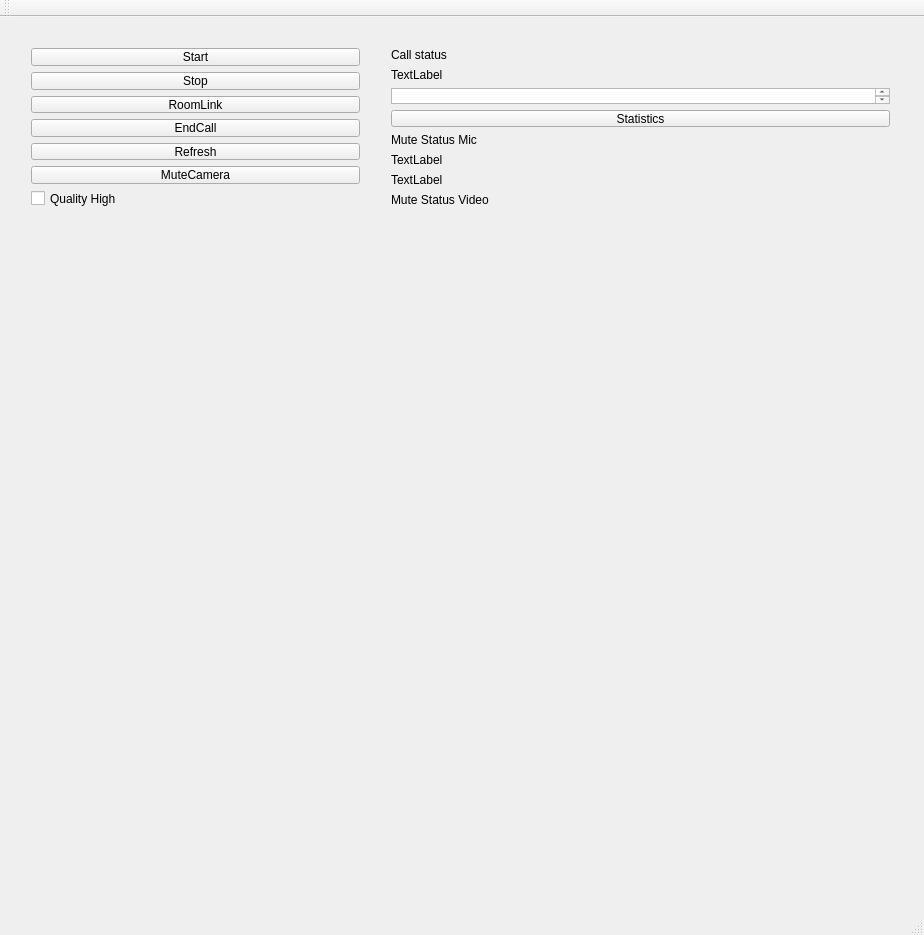
<?xml version="1.0" encoding="UTF-8"?>
<ui version="4.0">
 <class>MainWindow</class>
 <widget class="QMainWindow" name="MainWindow">
  <property name="geometry">
   <rect>
    <x>0</x>
    <y>0</y>
    <width>924</width>
    <height>935</height>
   </rect>
  </property>
  <property name="windowTitle">
   <string>MainWindow</string>
  </property>
  <widget class="QWidget" name="centralWidget">
   <widget class="QWidget" name="gridLayoutWidget">
    <property name="geometry">
     <rect>
      <x>20</x>
      <y>20</y>
      <width>351</width>
      <height>181</height>
     </rect>
    </property>
    <layout class="QGridLayout" name="gridLayout">
     <item row="2" column="0">
      <widget class="QPushButton" name="pushButtonRoomLink">
       <property name="text">
        <string>RoomLink</string>
       </property>
      </widget>
     </item>
     <item row="4" column="0">
      <widget class="QPushButton" name="pushButtonRefresh">
       <property name="text">
        <string>Refresh</string>
       </property>
      </widget>
     </item>
     <item row="0" column="0">
      <widget class="QPushButton" name="pushButtonStart">
       <property name="enabled">
        <bool>true</bool>
       </property>
       <property name="text">
        <string>Start</string>
       </property>
      </widget>
     </item>
     <item row="3" column="0">
      <widget class="QPushButton" name="pushButtonEndCall">
       <property name="text">
        <string>EndCall</string>
       </property>
      </widget>
     </item>
     <item row="1" column="0">
      <widget class="QPushButton" name="pushButton_Stop">
       <property name="text">
        <string>Stop</string>
       </property>
      </widget>
     </item>
     <item row="6" column="0">
      <widget class="QCheckBox" name="checkBoxQuality">
       <property name="text">
        <string>Quality High</string>
       </property>
      </widget>
     </item>
     <item row="5" column="0">
      <widget class="QPushButton" name="pushButtonMuteCamera">
       <property name="text">
        <string>MuteCamera</string>
       </property>
      </widget>
     </item>
    </layout>
   </widget>
   <widget class="QWidget" name="gridLayoutWidget_2">
    <property name="geometry">
     <rect>
      <x>380</x>
      <y>20</y>
      <width>521</width>
      <height>181</height>
     </rect>
    </property>
    <layout class="QGridLayout" name="gridLayout_2">
     <item row="7" column="0">
      <widget class="QLabel" name="label_MuteStatusVideo">
       <property name="text">
        <string>TextLabel</string>
       </property>
      </widget>
     </item>
     <item row="8" column="0">
      <widget class="QLabel" name="label_Router">
       <property name="text">
        <string>Mute Status Video</string>
       </property>
      </widget>
     </item>
     <item row="1" column="0">
      <widget class="QLabel" name="label">
       <property name="text">
        <string>Call status</string>
       </property>
      </widget>
     </item>
     <item row="5" column="0">
      <widget class="QLabel" name="label_2">
       <property name="text">
        <string>Mute Status Mic</string>
       </property>
      </widget>
     </item>
     <item row="2" column="0">
      <widget class="QLabel" name="label_CallStatus">
       <property name="text">
        <string>TextLabel</string>
       </property>
      </widget>
     </item>
     <item row="3" column="0">
      <widget class="QTextEdit" name="textEditPaticipantIndex"/>
     </item>
     <item row="6" column="0">
      <widget class="QLabel" name="label_MuteStatusMic">
       <property name="text">
        <string>TextLabel</string>
       </property>
      </widget>
     </item>
     <item row="4" column="0">
      <widget class="QPushButton" name="pushButtonStatistics">
       <property name="text">
        <string>Statistics</string>
       </property>
      </widget>
     </item>
    </layout>
   </widget>
   <widget class="MyGlCanvas" name="openGLWidget1" native="true">
    <property name="geometry">
     <rect>
      <x>20</x>
      <y>220</y>
      <width>1280</width>
      <height>720</height>
     </rect>
    </property>
   </widget>
   <widget class="MyGlCanvas" name="openGLWidget2" native="true">
    <property name="geometry">
     <rect>
      <x>600</x>
      <y>700</y>
      <width>320</width>
      <height>180</height>
     </rect>
    </property>
   </widget>
  </widget>
  <widget class="QMenuBar" name="menuBar">
   <property name="geometry">
    <rect>
     <x>0</x>
     <y>0</y>
     <width>924</width>
     <height>21</height>
    </rect>
   </property>
  </widget>
  <widget class="QToolBar" name="mainToolBar">
   <attribute name="toolBarArea">
    <enum>TopToolBarArea</enum>
   </attribute>
   <attribute name="toolBarBreak">
    <bool>false</bool>
   </attribute>
  </widget>
  <widget class="QStatusBar" name="statusBar"/>
 </widget>
 <layoutdefault spacing="6" margin="11"/>
 <customwidgets>
  <customwidget>
   <class>MyGlCanvas</class>
   <extends>QWidget</extends>
   <header>myglcanvas.h</header>
  </customwidget>
 </customwidgets>
 <resources/>
 <connections/>
</ui>
